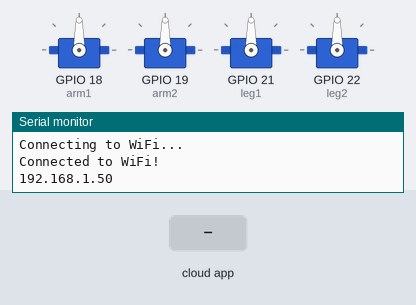
The sketch below on a simulated ESP32. Parts: 4 × servo, the last lines printed to the serial monitor. The inputs (shaded band) are chosen by the test bench. WiFi joins after 1.5 s; servers stay silent unless stated; the ROS host is connected and sends only what is stated.

Above: at 3.2 s.
3.3 s: the phone or cloud app sets servo_motion to forward
At 4.1 s:
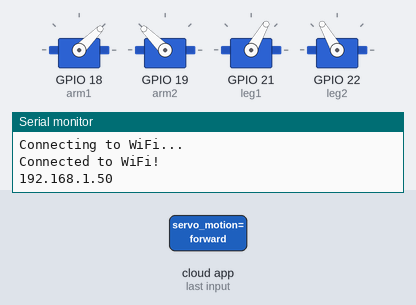
5.8 s: the phone or cloud app sets servo_motion to right
At 6.5 s:
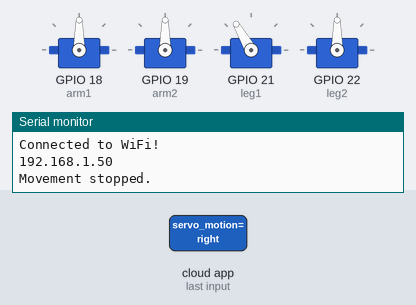
8.3 s: the phone or cloud app sets servo_motion to left
At 9.1 s:
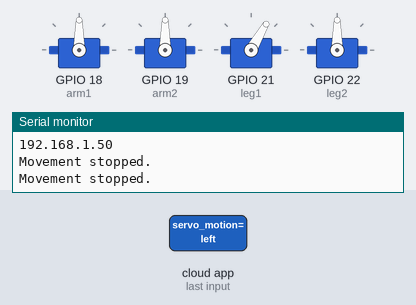
10.8 s: the phone or cloud app sets servo_motion to reverse
At 11.6 s:
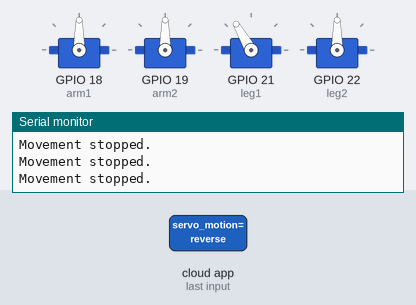
Timing chart, 0 to 15.3 s (numbered marks = the images above; inputs shaded):
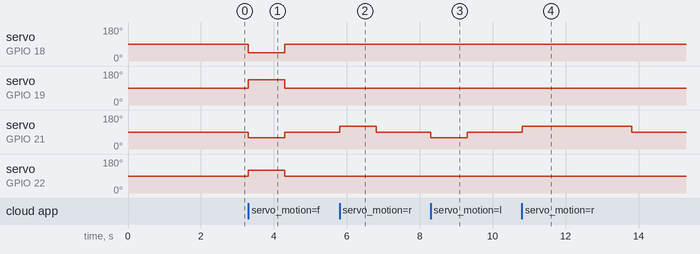

The sketch:

humanoid.ino
```cpp
#include <ros.h>
#include <std_msgs/String.h>
#include <ESP32Servo.h>
#include <WiFi.h>

const char* ssid = "";
const char* password = "";

ros::NodeHandle nh;

// Servo objects for the robot's limbs (arms and legs)
Servo arm1, arm2;  // Arm servos
Servo leg1, leg2;  // Leg servos

bool isMoving = false;  // Flag to ensure one movement happens at a time

void commandCallback(const std_msgs::String &msg);

ros::Subscriber<std_msgs::String> sub("servo_motion", &commandCallback);

void moveForward();
void moveRight();
void moveLeft();
void moveReverse();
void turnRight();
void turnLeft();
void stopMovement();

void setup() {
    Serial.begin(115200);

    // Connect to Wi-Fi
    WiFi.begin(ssid, password);
    while (WiFi.status() != WL_CONNECTED) {
        delay(1000);
        Serial.println("Connecting to WiFi...");
    }
    Serial.println("Connected to WiFi!");
    Serial.println(WiFi.localIP()); // Display ESP32's IP address

    // Attach servos to GPIO pins
    arm1.attach(18, 500, 2400);  // Arm1 (shoulder)
    arm2.attach(19, 500, 2400);  // Arm2 (elbow)
    leg1.attach(21, 500, 2400);  // Leg1 (hip)
    leg2.attach(22, 500, 2400);  // Leg2 (knee)

    nh.initNode();
    nh.subscribe(sub);
}

void loop() {
    nh.spinOnce();  // Handle incoming messages
    delay(10);
}

void commandCallback(const std_msgs::String &msg) {
    String command = msg.data;

    if (isMoving) {
        Serial.println("Already moving, please wait...");
        return;  // Ignore new commands if movement is already in progress
    }

    // Handle incoming commands and execute corresponding actions
    if (command == "forward") {
        isMoving = true;  // Set flag to indicate movement is happening
        moveForward();
    } else if (command == "right") {
        isMoving = true;
        moveRight();
    } else if (command == "left") {
        isMoving = true;
        moveLeft();
    } else if (command == "reverse") {
        isMoving = true;
        moveReverse();  // Trigger reverse movement
    } else if (command == "stop") {
        isMoving = true;
        stopMovement();
    }
}

// Example movement functions

void moveForward() {
    // Arms and legs move in sync to simulate forward motion
    arm1.write(45);  // Move arm1 forward (shoulder)
    arm2.write(135); // Move arm2 forward (elbow)
    leg1.write(60);  // Move leg1 forward (hip)
    leg2.write(120); // Move leg2 forward (knee)
    delay(1000);     // Wait for 1 second to complete movement
    stopMovement();  // Stop after moving forward
}

void moveRight() {
    // Arms and legs move to simulate turning right
    arm1.write(90);  // Keep arm1 neutral
    arm2.write(90);  // Keep arm2 neutral
    leg1.write(120); // Move leg1 right (hip)
    leg2.write(90);  // Keep leg2 neutral
    delay(1000);     // Wait for 1 second to complete movement
    stopMovement();  // Stop after turning right
}

void moveLeft() {
    // Arms and legs move to simulate turning left
    arm1.write(90);  // Keep arm1 neutral
    arm2.write(90);  // Keep arm2 neutral
    leg1.write(60);  // Move leg1 left (hip)
    leg2.write(90);  // Keep leg2 neutral
    delay(1000);     // Wait for 1 second to complete movement
    stopMovement();  // Stop after turning left
}

void moveReverse() {
    // Reverse the robot by turning it right multiple times (90 degrees each turn)
    turnRight();
    delay(500);  // Wait for half a second before the next turn
    turnRight();  // Turn the robot right again to reverse its direction
    delay(500);  // Wait before stopping
    stopMovement();  // Stop after turning twice to face the opposite direction
}

void turnRight() {
    // Simulate a right turn by moving legs and arms
    arm1.write(90);  // Keep arm1 neutral
    arm2.write(90);  // Keep arm2 neutral
    leg1.write(120); // Turn leg1 (right)
    leg2.write(90);  // Keep leg2 neutral
    delay(1000);     // Wait for the turn to finish
}

void turnLeft() {
    // Simulate a left turn by moving legs and arms
    arm1.write(90);  // Keep arm1 neutral
    arm2.write(90);  // Keep arm2 neutral
    leg1.write(60);  // Turn leg1 (left)
    leg2.write(90);  // Keep leg2 neutral
    delay(1000);     // Wait for the turn to finish
}

void stopMovement() {
    // Reset all servos to neutral position (standing position)
    arm1.write(90);  // Reset arm1
    arm2.write(90);  // Reset arm2
    leg1.write(90);  // Reset leg1
    leg2.write(90);  // Reset leg2
    delay(500);      // Wait to stop
    isMoving = false; // Reset the flag to allow new commands
    Serial.println("Movement stopped.");
}
```

Measured:
- after the input at 3.3 s, servo on GPIO 18 (arm1): 90° → 45° at once, → 90° 1.0 s later; servo on GPIO 19 (arm2): 90° → 135° at once, → 90° 1.0 s later; servo on GPIO 21 (leg1): 90° → 60° at once, → 90° 1.0 s later; servo on GPIO 22 (leg2): 90° → 120° at once, → 90° 1.0 s later
- after the input at 5.8 s, servo on GPIO 21 (leg1): 90° → 120° at once, → 90° 1.0 s later
- after the input at 8.3 s, servo on GPIO 21 (leg1): 90° → 60° at once, → 90° 1.0 s later
- after the input at 10.8 s, servo on GPIO 21 (leg1): 90° → 120° at once, → 90° 3.0 s later
